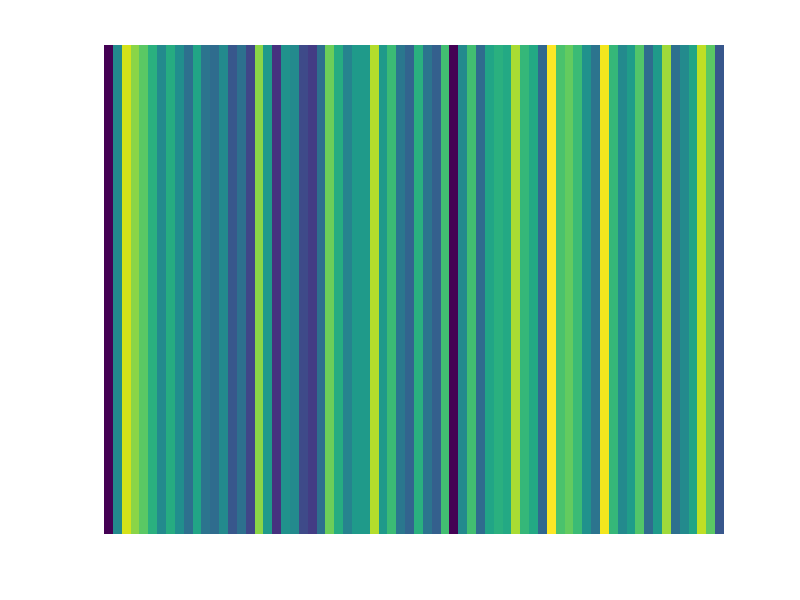
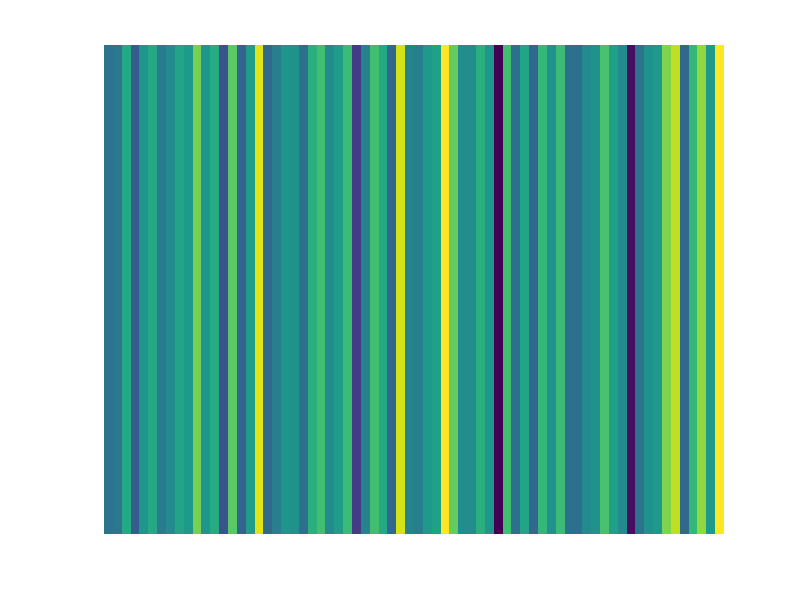
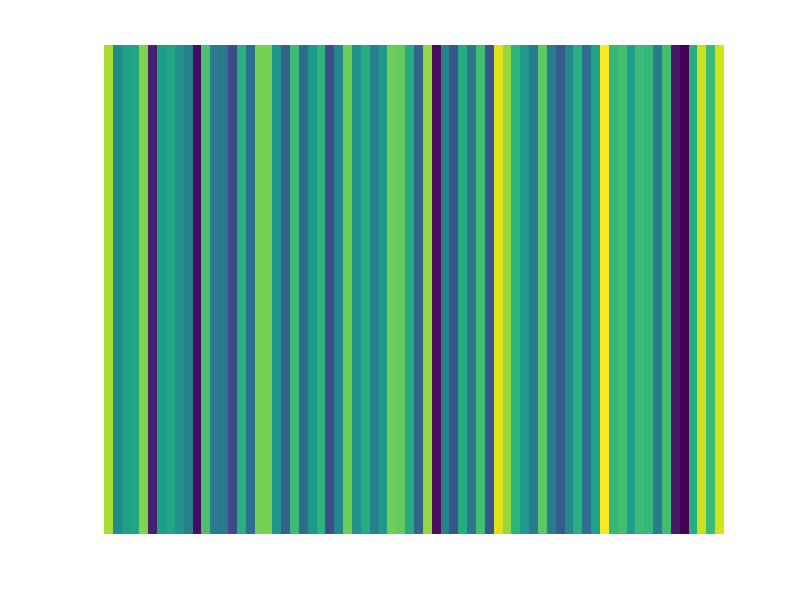
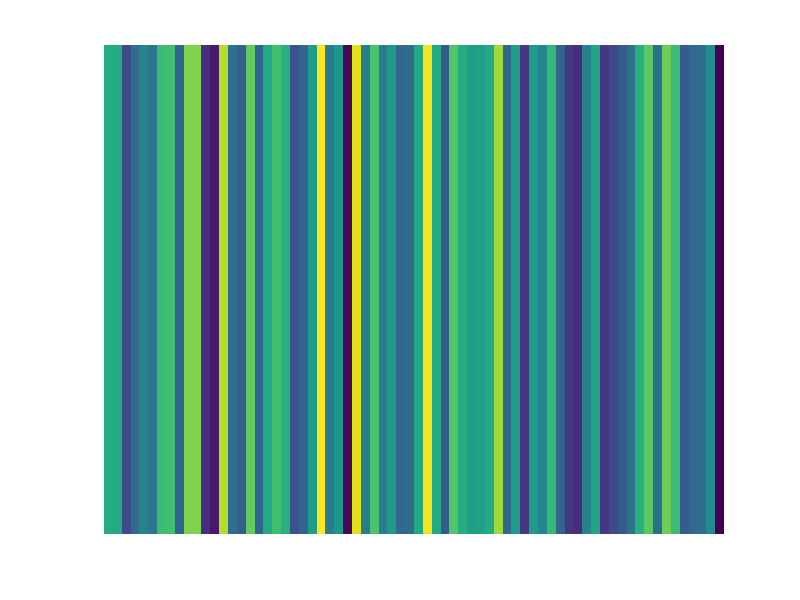

Reproduce these figures in MATLAB, in order.
clc;
clear;
rng(1);
MU = 10;
SIGMA = 1;
R = normrnd(MU,SIGMA,4,70);
for i = 1:4
    figure;
    imagesc(R(i,:));
    axis off;
end
